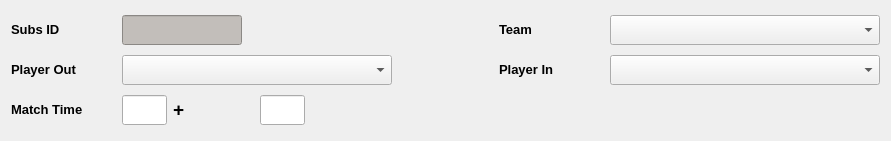
  <widget class="QWidget" name="">
   <property name="geometry">
    <rect>
     <x>10</x>
     <y>240</y>
     <width>891</width>
     <height>141</height>
    </rect>
   </property>
   <layout class="QGridLayout" name="gridLayout">
    <item row="0" column="0">
     <widget class="QLabel" name="label_4">
      <property name="minimumSize">
       <size>
        <width>105</width>
        <height>30</height>
       </size>
      </property>
      <property name="maximumSize">
       <size>
        <width>105</width>
        <height>30</height>
       </size>
      </property>
      <property name="text">
       <string>&lt;!DOCTYPE HTML PUBLIC &quot;-//W3C//DTD HTML 4.0//EN&quot; &quot;http://www.w3.org/TR/REC-html40/strict.dtd&quot;&gt;
&lt;html&gt;&lt;head&gt;&lt;meta name=&quot;qrichtext&quot; content=&quot;1&quot; /&gt;&lt;style type=&quot;text/css&quot;&gt;
p, li { white-space: pre-wrap; }
&lt;/style&gt;&lt;/head&gt;&lt;body style=&quot; font-family:'Sans'; font-size:10pt; font-weight:400; font-style:normal;&quot;&gt;
&lt;p style=&quot; margin-top:0px; margin-bottom:0px; margin-left:0px; margin-right:0px; -qt-block-indent:0; text-indent:0px;&quot;&gt;&lt;span style=&quot; font-weight:600;&quot;&gt;Subs ID&lt;/span&gt;&lt;/p&gt;&lt;/body&gt;&lt;/html&gt;</string>
      </property>
     </widget>
    </item>
    <item row="0" column="1">
     <widget class="QLineEdit" name="subsID_display">
      <property name="minimumSize">
       <size>
        <width>120</width>
        <height>30</height>
       </size>
      </property>
      <property name="maximumSize">
       <size>
        <width>120</width>
        <height>30</height>
       </size>
      </property>
      <property name="styleSheet">
       <string notr="true">background-color: rgb(194, 190, 186);</string>
      </property>
      <property name="maxLength">
       <number>7</number>
      </property>
      <property name="readOnly">
       <bool>true</bool>
      </property>
     </widget>
    </item>
    <item row="0" column="3">
     <widget class="QLabel" name="label_5">
      <property name="minimumSize">
       <size>
        <width>105</width>
        <height>30</height>
       </size>
      </property>
      <property name="maximumSize">
       <size>
        <width>105</width>
        <height>30</height>
       </size>
      </property>
      <property name="text">
       <string>&lt;!DOCTYPE HTML PUBLIC &quot;-//W3C//DTD HTML 4.0//EN&quot; &quot;http://www.w3.org/TR/REC-html40/strict.dtd&quot;&gt;
&lt;html&gt;&lt;head&gt;&lt;meta name=&quot;qrichtext&quot; content=&quot;1&quot; /&gt;&lt;style type=&quot;text/css&quot;&gt;
p, li { white-space: pre-wrap; }
&lt;/style&gt;&lt;/head&gt;&lt;body style=&quot; font-family:'Sans'; font-size:10pt; font-weight:400; font-style:normal;&quot;&gt;
&lt;p style=&quot; margin-top:0px; margin-bottom:0px; margin-left:0px; margin-right:0px; -qt-block-indent:0; text-indent:0px;&quot;&gt;&lt;span style=&quot; font-weight:600;&quot;&gt;Team&lt;/span&gt;&lt;/p&gt;&lt;/body&gt;&lt;/html&gt;</string>
      </property>
     </widget>
    </item>
    <item row="0" column="4">
     <widget class="QComboBox" name="teamSelect">
      <property name="minimumSize">
       <size>
        <width>270</width>
        <height>30</height>
       </size>
      </property>
      <property name="maximumSize">
       <size>
        <width>270</width>
        <height>30</height>
       </size>
      </property>
      <property name="toolTip">
       <string>Team of substituted players</string>
      </property>
     </widget>
    </item>
    <item row="1" column="0">
     <widget class="QLabel" name="label_10">
      <property name="minimumSize">
       <size>
        <width>105</width>
        <height>30</height>
       </size>
      </property>
      <property name="maximumSize">
       <size>
        <width>105</width>
        <height>30</height>
       </size>
      </property>
      <property name="text">
       <string>&lt;!DOCTYPE HTML PUBLIC &quot;-//W3C//DTD HTML 4.0//EN&quot; &quot;http://www.w3.org/TR/REC-html40/strict.dtd&quot;&gt;
&lt;html&gt;&lt;head&gt;&lt;meta name=&quot;qrichtext&quot; content=&quot;1&quot; /&gt;&lt;style type=&quot;text/css&quot;&gt;
p, li { white-space: pre-wrap; }
&lt;/style&gt;&lt;/head&gt;&lt;body style=&quot; font-family:'Sans'; font-size:10pt; font-weight:400; font-style:normal;&quot;&gt;
&lt;p style=&quot; margin-top:0px; margin-bottom:0px; margin-left:0px; margin-right:0px; -qt-block-indent:0; text-indent:0px;&quot;&gt;&lt;span style=&quot; font-weight:600;&quot;&gt;Player Out&lt;/span&gt;&lt;/p&gt;&lt;/body&gt;&lt;/html&gt;</string>
      </property>
     </widget>
    </item>
    <item row="1" column="1" colspan="2">
     <widget class="QComboBox" name="outplayerSelect">
      <property name="minimumSize">
       <size>
        <width>270</width>
        <height>30</height>
       </size>
      </property>
      <property name="maximumSize">
       <size>
        <width>270</width>
        <height>30</height>
       </size>
      </property>
      <property name="toolTip">
       <string>Player substituted out of match</string>
      </property>
     </widget>
    </item>
    <item row="1" column="3">
     <widget class="QLabel" name="label_7">
      <property name="minimumSize">
       <size>
        <width>105</width>
        <height>30</height>
       </size>
      </property>
      <property name="maximumSize">
       <size>
        <width>105</width>
        <height>30</height>
       </size>
      </property>
      <property name="text">
       <string>&lt;!DOCTYPE HTML PUBLIC &quot;-//W3C//DTD HTML 4.0//EN&quot; &quot;http://www.w3.org/TR/REC-html40/strict.dtd&quot;&gt;
&lt;html&gt;&lt;head&gt;&lt;meta name=&quot;qrichtext&quot; content=&quot;1&quot; /&gt;&lt;style type=&quot;text/css&quot;&gt;
p, li { white-space: pre-wrap; }
&lt;/style&gt;&lt;/head&gt;&lt;body style=&quot; font-family:'Sans'; font-size:10pt; font-weight:400; font-style:normal;&quot;&gt;
&lt;p style=&quot; margin-top:0px; margin-bottom:0px; margin-left:0px; margin-right:0px; -qt-block-indent:0; text-indent:0px;&quot;&gt;&lt;span style=&quot; font-weight:600;&quot;&gt;Player In&lt;/span&gt;&lt;/p&gt;&lt;/body&gt;&lt;/html&gt;</string>
      </property>
     </widget>
    </item>
    <item row="1" column="4">
     <widget class="QComboBox" name="inplayerSelect">
      <property name="minimumSize">
       <size>
        <width>270</width>
        <height>30</height>
       </size>
      </property>
      <property name="maximumSize">
       <size>
        <width>270</width>
        <height>30</height>
       </size>
      </property>
      <property name="toolTip">
       <string>Player substituted into match</string>
      </property>
     </widget>
    </item>
    <item row="2" column="0">
     <widget class="QLabel" name="label_8">
      <property name="minimumSize">
       <size>
        <width>105</width>
        <height>30</height>
       </size>
      </property>
      <property name="maximumSize">
       <size>
        <width>105</width>
        <height>30</height>
       </size>
      </property>
      <property name="text">
       <string>&lt;!DOCTYPE HTML PUBLIC &quot;-//W3C//DTD HTML 4.0//EN&quot; &quot;http://www.w3.org/TR/REC-html40/strict.dtd&quot;&gt;
&lt;html&gt;&lt;head&gt;&lt;meta name=&quot;qrichtext&quot; content=&quot;1&quot; /&gt;&lt;style type=&quot;text/css&quot;&gt;
p, li { white-space: pre-wrap; }
&lt;/style&gt;&lt;/head&gt;&lt;body style=&quot; font-family:'Sans'; font-size:10pt; font-weight:400; font-style:normal;&quot;&gt;
&lt;p style=&quot; margin-top:0px; margin-bottom:0px; margin-left:0px; margin-right:0px; -qt-block-indent:0; text-indent:0px;&quot;&gt;&lt;span style=&quot; font-weight:600;&quot;&gt;Match Time&lt;/span&gt;&lt;/p&gt;&lt;/body&gt;&lt;/html&gt;</string>
      </property>
     </widget>
    </item>
    <item row="2" column="1">
     <layout class="QHBoxLayout" name="horizontalLayout">
      <item>
       <widget class="QLineEdit" name="subtimeEdit">
        <property name="minimumSize">
         <size>
          <width>45</width>
          <height>30</height>
         </size>
        </property>
        <property name="maximumSize">
         <size>
          <width>45</width>
          <height>30</height>
         </size>
        </property>
        <property name="toolTip">
         <string>Match time</string>
        </property>
        <property name="inputMask">
         <string>00; </string>
        </property>
        <property name="maxLength">
         <number>2</number>
        </property>
       </widget>
      </item>
      <item>
       <widget class="QLabel" name="label_9">
        <property name="text">
         <string>&lt;!DOCTYPE HTML PUBLIC &quot;-//W3C//DTD HTML 4.0//EN&quot; &quot;http://www.w3.org/TR/REC-html40/strict.dtd&quot;&gt;
&lt;html&gt;&lt;head&gt;&lt;meta name=&quot;qrichtext&quot; content=&quot;1&quot; /&gt;&lt;style type=&quot;text/css&quot;&gt;
p, li { white-space: pre-wrap; }
&lt;/style&gt;&lt;/head&gt;&lt;body style=&quot; font-family:'Sans'; font-size:10pt; font-weight:400; font-style:normal;&quot;&gt;
&lt;p style=&quot; margin-top:0px; margin-bottom:0px; margin-left:0px; margin-right:0px; -qt-block-indent:0; text-indent:0px;&quot;&gt;&lt;span style=&quot; font-size:14pt; font-weight:600;&quot;&gt;+&lt;/span&gt;&lt;/p&gt;&lt;/body&gt;&lt;/html&gt;</string>
        </property>
       </widget>
      </item>
      <item>
       <widget class="QLineEdit" name="stoppageEdit">
        <property name="minimumSize">
         <size>
          <width>45</width>
          <height>30</height>
         </size>
        </property>
        <property name="maximumSize">
         <size>
          <width>45</width>
          <height>30</height>
         </size>
        </property>
        <property name="toolTip">
         <string>Stoppage time</string>
        </property>
        <property name="inputMask">
         <string>00; </string>
        </property>
        <property name="maxLength">
         <number>2</number>
        </property>
       </widget>
      </item>
     </layout>
    </item>
    <item row="2" column="2">
     <spacer name="horizontalSpacer">
      <property name="orientation">
       <enum>Qt::Horizontal</enum>
      </property>
      <property name="sizeHint" stdset="0">
       <size>
        <width>178</width>
        <height>20</height>
       </size>
      </property>
     </spacer>
    </item>
    <item row="2" column="3" colspan="2">
     <spacer name="horizontalSpacer_3">
      <property name="orientation">
       <enum>Qt::Horizontal</enum>
      </property>
      <property name="sizeHint" stdset="0">
       <size>
        <width>388</width>
        <height>20</height>
       </size>
      </property>
     </spacer>
    </item>
   </layout>
  </widget>
